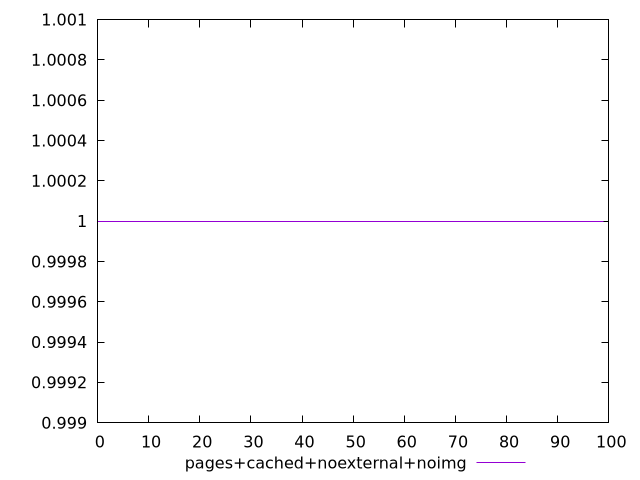

Recreate this plot in gnuplot.
$_pagesCachedNoexternalNoimg <<EOF
1
1
1
1
1
1
1
1
1
1
1
1
1
1
1
1
1
1
1
1
1
1
1
1
1
1
1
1
1
1
1
1
1
1
1
1
1
1
1
1
1
1
1
1
1
1
1
1
1
1
1
1
1
1
1
1
1
1
1
1
1
1
1
1
1
1
1
1
1
1
1
1
1
1
1
1
1
1
1
1
1
1
1
1
1
1
1
1
1
1
1
1
1
1
1
1
1
1
1
1
EOF
set key outside below
set terminal pngcairo
set output "report_00006_2020-11-02T20-21-41.718Z/unused-javascript/pages+cached+noexternal+noimg//score.png"
set yrange [0.999:1.001]
plot $_pagesCachedNoexternalNoimg title "pages+cached+noexternal+noimg" with line ,
